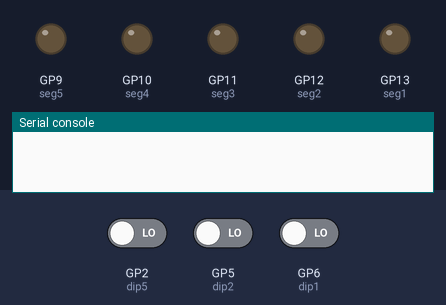
A program run on a simulated Raspberry Pi Pico running MicroPython. On the bench: output pins drawn as LEDs (lit = HIGH), the last lines printed to the serial console. Dashed ring = blinking. The inputs (shaded band) are chosen by the test bench; at power-on: GP5 (dip2) LOW, GP6 (dip1) LOW, GP2 (dip5) LOW.

Above: at 1.2 s.
1.3 s: GP5 (dip2) driven HIGH and GP6 (dip1) driven HIGH
At 1.45 s:
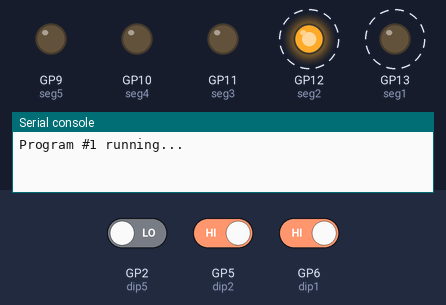
4.3 s: GP5 (dip2) driven LOW
At 5.4 s:
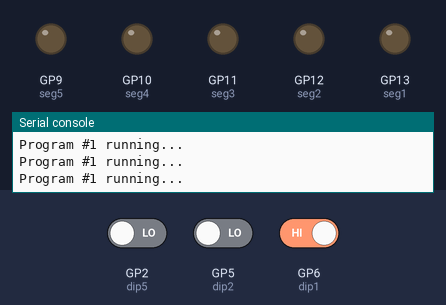
5.8 s: GP5 (dip2) driven HIGH
At 6.05 s:
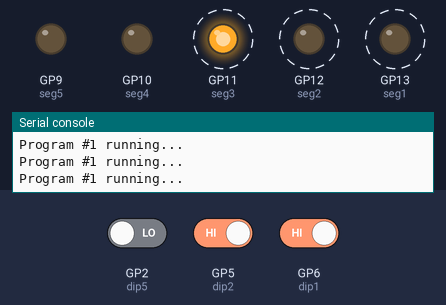
8.8 s: GP6 (dip1) driven LOW
At 10.0 s:
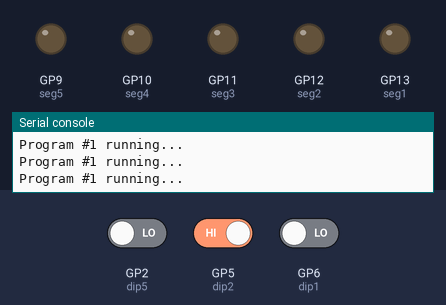
Timing chart, 0 to 11.3 s (numbered marks = the images above; inputs shaded):
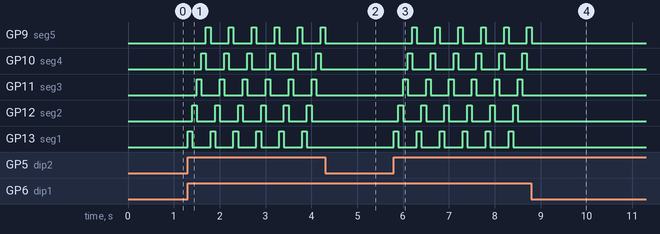

The program:

Day5.py
```python
from machine import Pin
import time

# Set up switch input pins
dip1 = Pin(6, Pin.IN, Pin.PULL_DOWN)
dip2 = Pin(5, Pin.IN, Pin.PULL_DOWN)
dip3 = Pin(4, Pin.IN, Pin.PULL_DOWN)
dip4 = Pin(3, Pin.IN, Pin.PULL_DOWN)
dip5 = Pin(2, Pin.IN, Pin.PULL_DOWN)

# Set up LED pins
seg1 = Pin(13, Pin.OUT)
seg2 = Pin(12, Pin.OUT)
seg3 = Pin(11, Pin.OUT)
seg4 = Pin(10, Pin.OUT)
seg5 = Pin(9, Pin.OUT)

# Create a list of our LEDs
segments = [seg1, seg2, seg3, seg4, seg5]

# Create our first function
def program1():

    for led in segments:
        led.value(1)
        time.sleep(0.1)
        led.value(0)

# Create our second function
def program2():

    for led in reversed (segments):
        led.value(1)
        time.sleep(0.1)
        led.value(0)

# Start the main program loop
while True:

    # Switch 1
    if dip1.value() == 1 and dip2.value() == 1:

        print("Program #1 running...")
        program1()

    # Switch 2
    elif dip2.value() == 1 and dip5.value() == 1:

        print("Program #2 running...")
        program2()
```

Measured:
- after the input at 1.3 s, GP9 (seg5): alternates HIGH for 0.10 s and LOW for 0.40 s, starting after 0.40 s; GP10 (seg4): alternates HIGH for 0.10 s and LOW for 0.40 s, starting after 0.30 s
- after the input at 4.3 s, GP9 (seg5): goes on until 4.3 s, then stays LOW; GP10 (seg4), GP11 (seg3), GP12 (seg2), GP13 (seg1): stops changing and stays LOW
- after the input at 5.8 s, GP9 (seg5): alternates HIGH for 0.10 s and LOW for 0.40 s, starting after 0.40 s; GP10 (seg4): alternates HIGH for 0.10 s and LOW for 0.40 s, starting after 0.30 s
- after the input at 8.8 s, GP9 (seg5): goes on until 8.8 s, then stays LOW; GP10 (seg4), GP11 (seg3), GP12 (seg2), GP13 (seg1): stops changing and stays LOW
